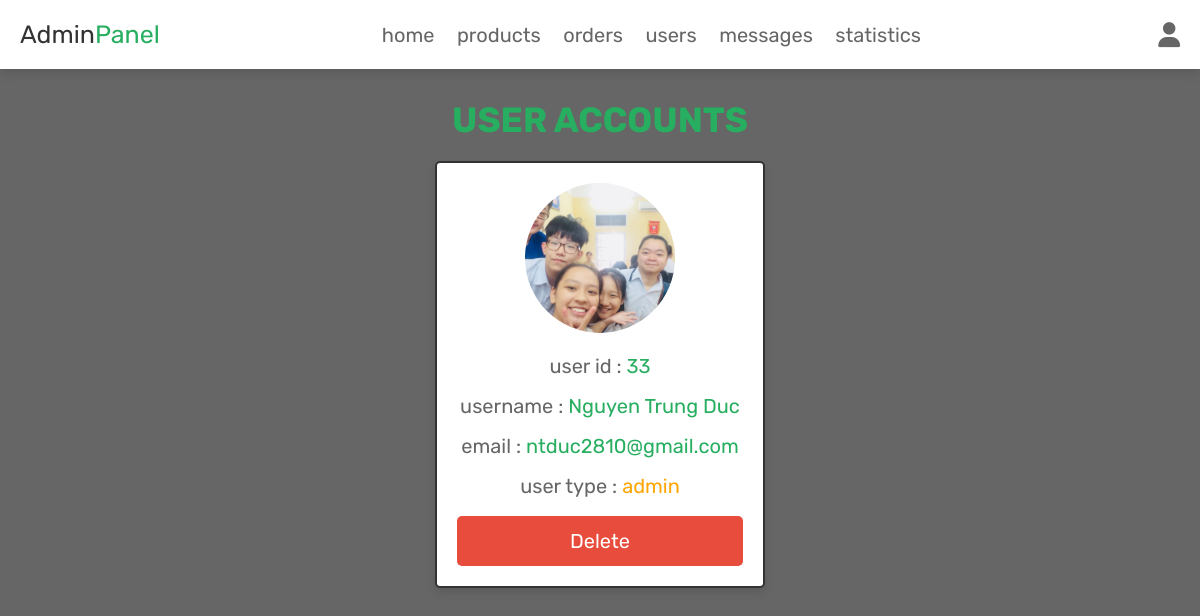
The page /admin_admins.php (signed in) on the database its author committed.
### tables this page shows
CREATE TABLE `users` (
  `id` int(100) NOT NULL,
  `name` varchar(100) NOT NULL,
  `email` varchar(100) NOT NULL,
  `password` varchar(100) NOT NULL,
  `user_type` varchar(20) NOT NULL DEFAULT 'user',
  `image` varchar(100) NOT NULL
);

### admin_admins.php (the view, shortened to what this page needs)
<?php
@include 'config.php';
$admin_id = $_SESSION['admin_id'];
?>
<!DOCTYPE html>
<html lang="en">
<head>
   <link rel="stylesheet" href="https://cdnjs.cloudflare.com/ajax/libs/font-awesome/6.1.1/css/all.min.css">
   <link rel="stylesheet" href="css/admin_style.css">
</head>
<body>
<?php include 'admin_header.php'; ?>
<section class="user-accounts">
   <h1 class="title">user accounts</h1>
   <div class="box-container">
      <?php
         $select_users = $conn->prepare("SELECT * FROM `users`");
         $select_users->execute();
         while($fetch_users = $select_users->fetch(PDO::FETCH_ASSOC)){
      ?>
      <div class="box" style="
      <?php
         if (!($fetch_users['id'] == $admin_id)) {
            echo 'display:none';
         }
      ?>">
         <img src="uploaded_img/<?= $fetch_users['image']; ?>" alt="">
         <p> user id : <span><?= $fetch_users['id']; ?></span></p>
         <p> username : <span><?= $fetch_users['name']; ?></span></p>
         <p> email : <span><?= $fetch_users['email']; ?></span></p>
         <p> user type : <span style=" color:<?php if($fetch_users['user_type'] == 'admin'){ echo 'orange'; }; ?>"><?= $fetch_users['user_type']; ?></span></p>
         <a href="admin_users.php?delete=<?= $fetch_users['id']; ?>" onclick="return confirm('delete this user?');" class="delete-btn">delete</a>
      </div>
      <?php
      }
      ?>
   </div>
</section>
</body>
</html>

### css/admin_style.css (style rules this page uses)
.user-accounts .box-container { display: grid; grid-template-columns: repeat(auto-fit, 33rem); gap:1.5rem; align-items: flex-start; justify-content:center; }
.user-accounts .box-container .box { border:var(--border); box-shadow: var(--box-shadow); background-color: var(--white); border-radius: .5rem; padding:2rem; text-align: center; }
.user-accounts .box-container .box img { height: 15rem; width: 15rem; border-radius: 50%; object-fit: cover; margin-bottom: 1rem; }
.user-accounts .box-container .box p { line-height: 1.5; padding:.5rem 0; font-size: 2rem; color:var(--light-color); }
.user-accounts .box-container .box p span { color:var(--green); }

### css/components.css (style rules this page uses)
:root { --green:#27ae60; --orange:#f39c12; --red:#e74c3c; --black:#333; --light-color:#666; --white:#fff; --light-bg:#f6f6f6; --border:.2rem solid var(--black); --box-shadow:0 .5rem 1rem rgba(0,0,0,.1); --purple:#800080; }
* { font-family: 'Rubik', sans-serif; margin:0; padding:0; box-sizing: border-box; outline: none; border:none; text-decoration: none; color:var(--black); }
body { background-color: var(--light-color) ; }
html { font-size: 62.5%; overflow-x: hidden; scroll-behavior: smooth; scroll-padding-top: 6.5rem; }
section { padding:3rem 2rem; max-width: 1200px; margin:0 auto; }
.btn, .delete-btn, .option-btn { display: block; width: 100%; margin-top: 1rem; border-radius: .5rem; color:var(--white); font-size: 2rem; padding:1.3rem 3rem; text-transform: capitalize; cursor: pointer; text-align: center; }
.delete-btn { background-color: var(--red); }
.title { text-align: center; margin-bottom: 2rem; text-transform: uppercase; color:var(--green); font-size: 3.5rem; }

### rows shown on the page
users: image (picture), id "33", name "Nguyen Trung Duc", email "ntduc2810@gmail.com", user_type "admin"
